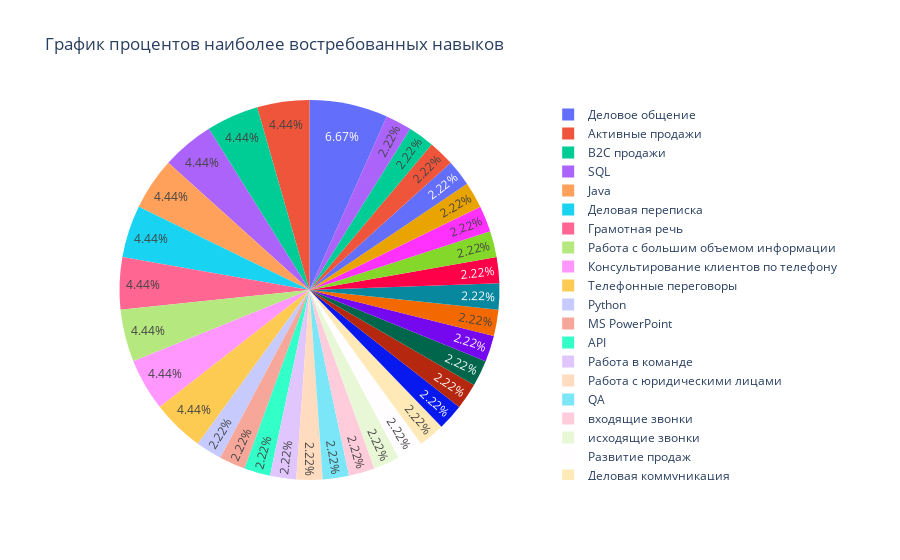

Write notebook code for a chart like this one.
### Code cell
#Нагуглил круговую диаграмму и только через нее смог сделать:
import plotly as py
import plotly.graph_objs as go
pyplt=py.offline.plot
labels=list(dct_skill.keys())[0:len(list(dct_skill.keys()))]
values=list(dct_skill.values())[0:len(list(dct_skill.values()))]
trace=[go.Pie(labels=labels,values=values)]
layout=go.Layout(
    title='График процентов наиболее востребованных навыков'
)
fig=go.Figure(data=trace,layout=layout)
fig.show()

### Figure 1 — Plotly figure (JSON) as saved in the notebook; plotly's stock layout.template omitted (floating-point values rounded to 4 significant figures)
{"data": [{"labels": ["Активные продажи", "B2C продажи", "Python", "SQL", "MS PowerPoint", "Деловое общение", "Java", "API", "Деловая переписка", "Грамотная речь", "Работа с большим объемом информации", "Работа в команде", "Работа с юридическими лицами", "Консультирование клиентов по телефону", "Телефонные переговоры", "QA", "входящие звонки", "исходящие звонки", "Развитие продаж", "Деловая коммуникация", "Ведение переговоров", "Spark", "hadoop", "ETL", "MS Word", "MS Excel", "Аналитический склад ума", "HTML", "CSS", "UI", "Проектирование пользовательских интерфейсов", "Figma", "Прототипирование", "UX"], "type": "pie", "values": [12, 12, 6, 12, 6, 18, 12, 6, 12, 12, 12, 6, 6, 12, 12, 6, 6, 6, 6, 6, 6, 6, 6, 6, 6, 6, 6, 6, 6, 6, 6, 6, 6, 6]}], "layout": {"title": {"text": "График процентов наиболее востребованных навыков"}}}
